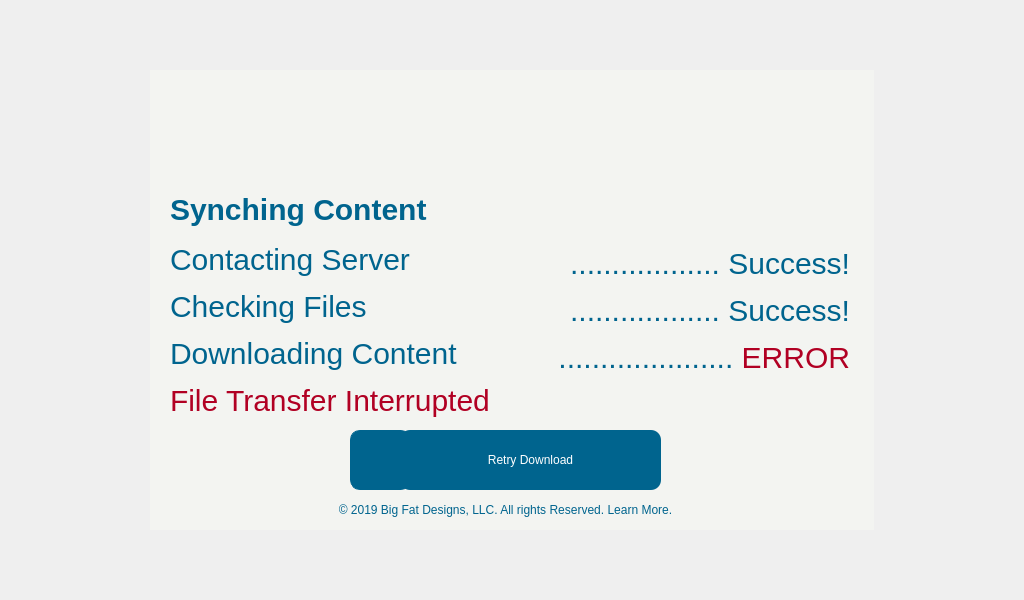
<?xml version="1.0" encoding="UTF-8"?>
<ui version="4.0">
 <class>DeviceSync</class>
 <widget class="QMainWindow" name="DeviceSync">
  <property name="geometry">
   <rect>
    <x>0</x>
    <y>0</y>
    <width>1024</width>
    <height>600</height>
   </rect>
  </property>
  <property name="windowTitle">
   <string>MainWindow</string>
  </property>
  <property name="styleSheet">
   <string notr="true">background-color: #F3F4F1;
QFrame
{
	background:#333;
}</string>
  </property>
  <widget class="QWidget" name="centralwidget">
   <layout class="QVBoxLayout" name="verticalLayout">
    <property name="spacing">
     <number>0</number>
    </property>
    <property name="leftMargin">
     <number>0</number>
    </property>
    <property name="topMargin">
     <number>0</number>
    </property>
    <property name="rightMargin">
     <number>0</number>
    </property>
    <property name="bottomMargin">
     <number>0</number>
    </property>
    <item>
     <spacer name="verticalSpacer">
      <property name="orientation">
       <enum>Qt::Vertical</enum>
      </property>
      <property name="sizeHint" stdset="0">
       <size>
        <width>1021</width>
        <height>66</height>
       </size>
      </property>
     </spacer>
    </item>
    <item>
     <layout class="QHBoxLayout" name="horizontalLayout" stretch="1,0,1">
      <property name="spacing">
       <number>0</number>
      </property>
      <item>
       <spacer name="horizontalSpacer">
        <property name="orientation">
         <enum>Qt::Horizontal</enum>
        </property>
        <property name="sizeHint" stdset="0">
         <size>
          <width>150</width>
          <height>460</height>
         </size>
        </property>
       </spacer>
      </item>
      <item>
       <widget class="QFrame" name="frame">
        <property name="minimumSize">
         <size>
          <width>724</width>
          <height>460</height>
         </size>
        </property>
        <property name="maximumSize">
         <size>
          <width>724</width>
          <height>460</height>
         </size>
        </property>
        <property name="mouseTracking">
         <bool>true</bool>
        </property>
        <property name="styleSheet">
         <string notr="true">QFrame{
background:#F3F4F1
}
</string>
        </property>
        <property name="frameShape">
         <enum>QFrame::NoFrame</enum>
        </property>
        <property name="frameShadow">
         <enum>QFrame::Plain</enum>
        </property>
        <widget class="QLabel" name="label_6">
         <property name="geometry">
          <rect>
           <x>257</x>
           <y>0</y>
           <width>211</width>
           <height>108</height>
          </rect>
         </property>
         <property name="styleSheet">
          <string notr="true">image: url(:/newPrefix/logo_Big-Fat-Display.svg);</string>
         </property>
         <property name="text">
          <string/>
         </property>
         <property name="pixmap">
          <pixmap>Icons/logo_Big-Fat-Designs.svg</pixmap>
         </property>
         <property name="scaledContents">
          <bool>true</bool>
         </property>
        </widget>
        <widget class="QPushButton" name="PushButton_4">
         <property name="geometry">
          <rect>
           <x>250</x>
           <y>360</y>
           <width>261</width>
           <height>60</height>
          </rect>
         </property>
         <property name="cursor">
          <cursorShape>PointingHandCursor</cursorShape>
         </property>
         <property name="whatsThis">
          <string>&lt;html&gt;&lt;head/&gt;&lt;body&gt;&lt;p&gt;fSf&lt;/p&gt;&lt;/body&gt;&lt;/html&gt;</string>
         </property>
         <property name="styleSheet">
          <string notr="true">QPushButton{
font: 30px &quot;Segoe UI&quot;;
background:#00648E;
color:white;
border-color: #00000066;

border-radius:10px;
}</string>
         </property>
         <property name="text">
          <string>Retry Download</string>
         </property>
         <property name="iconSize">
          <size>
           <width>50</width>
           <height>53</height>
          </size>
         </property>
        </widget>
        <widget class="QPushButton" name="PushButton_2">
         <property name="geometry">
          <rect>
           <x>200</x>
           <y>360</y>
           <width>61</width>
           <height>60</height>
          </rect>
         </property>
         <property name="cursor">
          <cursorShape>PointingHandCursor</cursorShape>
         </property>
         <property name="whatsThis">
          <string>&lt;html&gt;&lt;head/&gt;&lt;body&gt;&lt;p&gt;fSf&lt;/p&gt;&lt;/body&gt;&lt;/html&gt;</string>
         </property>
         <property name="styleSheet">
          <string notr="true">QPushButton{
background:#00648E;
color:white;
border-color: #00000066;
border:1px solid #00648E;
border-radius:10px;
}</string>
         </property>
         <property name="icon">
          <iconset>
           <normaloff>Icons/icon_sync.svg</normaloff>Icons/icon_sync.svg</iconset>
         </property>
         <property name="iconSize">
          <size>
           <width>40</width>
           <height>50</height>
          </size>
         </property>
        </widget>
        <widget class="QLabel" name="label">
         <property name="geometry">
          <rect>
           <x>20</x>
           <y>120</y>
           <width>311</width>
           <height>40</height>
          </rect>
         </property>
         <property name="styleSheet">
          <string notr="true">QLabel{
	font: 75 30px &quot;Segoe UI&quot;;
color: #00648E;
size:30px;

}</string>
         </property>
         <property name="text">
          <string>&lt;html&gt;&lt;head/&gt;&lt;body&gt;&lt;p&gt;&lt;span style=&quot; font-size:30px; font-weight:600;&quot;&gt;Synching Content&lt;/span&gt;&lt;/p&gt;&lt;/body&gt;&lt;/html&gt;</string>
         </property>
        </widget>
        <widget class="QLabel" name="label_2">
         <property name="geometry">
          <rect>
           <x>20</x>
           <y>170</y>
           <width>361</width>
           <height>180</height>
          </rect>
         </property>
         <property name="styleSheet">
          <string notr="true">QLabel{
color: #00648E;
size:15px;

}</string>
         </property>
         <property name="text">
          <string>&lt;html&gt;&lt;head/&gt;&lt;body&gt;&lt;p&gt;&lt;span style=&quot; font-size:30px; color:#00648e;&quot;&gt;Contacting Server&lt;/span&gt;&lt;/p&gt;&lt;p&gt;&lt;span style=&quot; font-size:30px; color:#00648e;&quot;&gt;Checking Files&lt;/span&gt;&lt;/p&gt;&lt;p&gt;&lt;span style=&quot; font-size:30px; color:#00648e;&quot;&gt;Downloading Content&lt;/span&gt;&lt;/p&gt;&lt;p&gt;&lt;span style=&quot; font-size:30px; color:#b10023;&quot;&gt;File Transfer Interrupted&lt;/span&gt;&lt;/p&gt;&lt;/body&gt;&lt;/html&gt;</string>
         </property>
        </widget>
        <widget class="QLabel" name="label_3">
         <property name="geometry">
          <rect>
           <x>379</x>
           <y>170</y>
           <width>321</width>
           <height>181</height>
          </rect>
         </property>
         <property name="styleSheet">
          <string notr="true">QLabel{
color: #00648E;
size:15px;

}</string>
         </property>
         <property name="text">
          <string>&lt;html&gt;&lt;head/&gt;&lt;body&gt;&lt;p align=&quot;right&quot;&gt;&lt;span style=&quot; font-size:30px; color:#00648e;&quot;&gt;.................. Success!&lt;/span&gt;&lt;/p&gt;&lt;p align=&quot;right&quot;&gt;&lt;span style=&quot; font-size:30px; color:#00648e;&quot;&gt;.................. Success!&lt;/span&gt;&lt;/p&gt;&lt;p align=&quot;right&quot;&gt;&lt;span style=&quot; font-size:30px; color:#00648e;&quot;&gt;..................... &lt;/span&gt;&lt;span style=&quot; font-size:30px; color:#b10023;&quot;&gt;ERROR&lt;/span&gt;&lt;/p&gt;&lt;p align=&quot;right&quot;&gt;&lt;br/&gt;&lt;/p&gt;&lt;/body&gt;&lt;/html&gt;</string>
         </property>
        </widget>
        <widget class="QPushButton" name="pushButton">
         <property name="geometry">
          <rect>
           <x>100</x>
           <y>430</y>
           <width>511</width>
           <height>20</height>
          </rect>
         </property>
         <property name="cursor">
          <cursorShape>PointingHandCursor</cursorShape>
         </property>
         <property name="styleSheet">
          <string notr="true">background-color: #F3F4F1;
color: rgb(0, 100, 142);
alternate-background-color: #F3F4F1;
border: 0px;
gridline-color: #F3F4F1;
selection-color: #F3F4F1;
selection-background-color: #F3F4F1;
font: 16px &quot;Segoe UI&quot;;</string>
         </property>
         <property name="text">
          <string>© 2019 Big Fat Designs, LLC. All rights Reserved. Learn More.</string>
         </property>
        </widget>
       </widget>
      </item>
      <item>
       <spacer name="horizontalSpacer_2">
        <property name="orientation">
         <enum>Qt::Horizontal</enum>
        </property>
        <property name="sizeHint" stdset="0">
         <size>
          <width>150</width>
          <height>460</height>
         </size>
        </property>
       </spacer>
      </item>
     </layout>
    </item>
    <item>
     <spacer name="verticalSpacer_2">
      <property name="orientation">
       <enum>Qt::Vertical</enum>
      </property>
      <property name="sizeHint" stdset="0">
       <size>
        <width>1021</width>
        <height>66</height>
       </size>
      </property>
     </spacer>
    </item>
   </layout>
  </widget>
 </widget>
 <resources>
  <include location="../../../../Desktop/BigFat Display/Icons/source.qrc"/>
 </resources>
 <connections/>
</ui>
